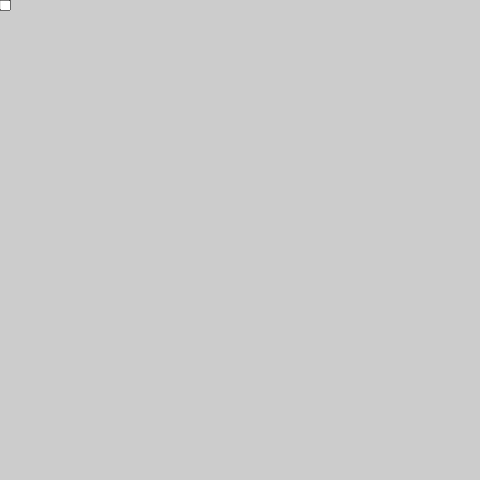
Frame 1 (no input)
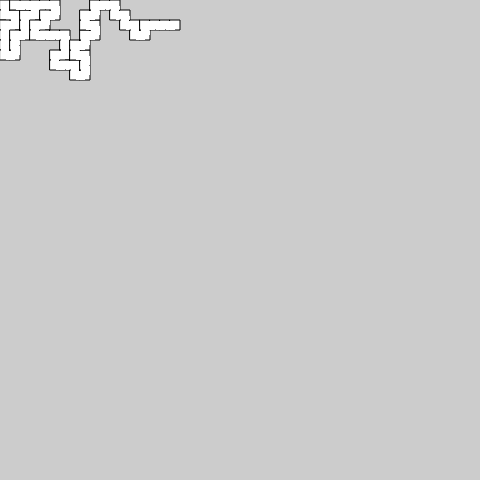
Frame 60 (no input)
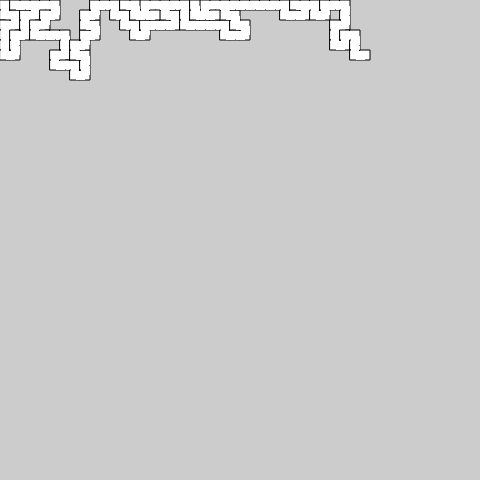
Frame 120 (the mouse pressed at the canvas centre since frame 60)

The p5.js sketch that drew these frames (run headless with seeded random() and noise() and a simulated clock; from frame 60 on, the mouse is pressed at the canvas centre):

// p5.js sketch
// ── sketch.js
// MazeMaker (p5.js 2.3.4 port of a #p5t Processing sketch)
// https://github.com/madparker/-p5t/blob/main/%23p5t/ArtSketch/05_20_2021/MazeMaker/MazeMaker.pde
// #p5t/ArtSketch/05_20_2021/MazeMaker/MazeMaker.pde

let spots = [];

let prev, current;
let s = 480;

function setup() {
  createCanvas(480, 480);
  background(204); // Processing default background
  current = createVector();
  prev = current;
}

function draw() {
  stroke(0);
  rect(current.x, current.y, 10, 10);
  noStroke();
  rect((current.x + prev.x) / 2 + 1, (current.y + prev.y) / 2 + 1, 9, 9);

  spots.push(current);

  let spotPos = spots.length;

  while (has(spots, current)) {
    if (--spotPos < 0) {
      background(0); // clear()
      spots = [];
      break;
    }
    current = spots[spotPos];
    let options = [];
    options.push(createVector(current.x + 10, current.y));
    options.push(createVector(current.x - 10, current.y));
    options.push(createVector(current.x, current.y + 10));
    options.push(createVector(current.x, current.y - 10));

    while (options.length > 0) {
      let i = floor(random(0, options.length));
      let next = options[i];
      if (!has(spots, next) && next.x > -1 && next.y > -1 && next.x < s && next.y < s) {
        prev = current;
        current = options[i];
        break;
      } else {
        options.splice(i, 1);
      }
    }
  }
}

// ArrayList.contains(): PVectors are equal when their coordinates match.
function has(list, v) {
  return list.some((u) => u.x == v.x && u.y == v.y && u.z == v.z);
}

// ---- Original Processing source: #p5t/ArtSketch/05_20_2021/MazeMaker/MazeMaker.pde
/*
ArrayList<PVector> spots = new ArrayList<PVector>();

PVector prev,current = new PVector();
int s=480;

void setup(){
  size(480,480);
  prev=current;
}

void draw(){
  stroke(0);
  rect(current.x,current.y,10,10);
  noStroke();
  rect((current.x + prev.x)/2+1,(current.y + prev.y)/2+1,9,9);
  
  spots.add(current);
  
  int spotPos = spots.size();
  
  while(spots.contains(current)){
    if(--spotPos<0){
      clear();spots.clear();break;
    }
    current = spots.get(spotPos);
    ArrayList<PVector> options = new ArrayList<PVector>();
    options.add(new PVector(current.x+10,current.y));
    options.add(new PVector(current.x-10,current.y));
    options.add(new PVector(current.x,current.y+10));
    options.add(new PVector(current.x,current.y-10));
    
    while(options.size() > 0){
      int i = (int)random(0, options.size());
      PVector next = options.get(i);
      if(!spots.contains(next) && next.x > -1 && next.y > -1 && next.x < s && next.y < s){
        prev = current;
        current=options.get(i);
        break;
      } else {
        options.remove(i);
      }
    }
  }
}
*/
